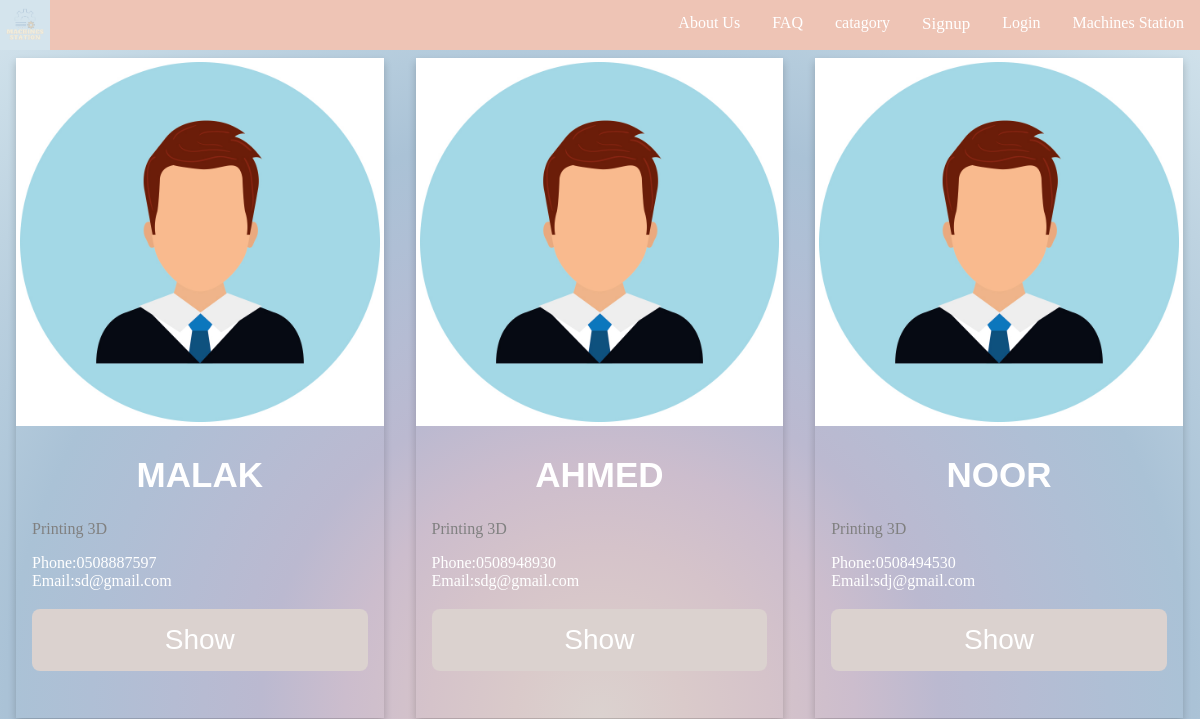
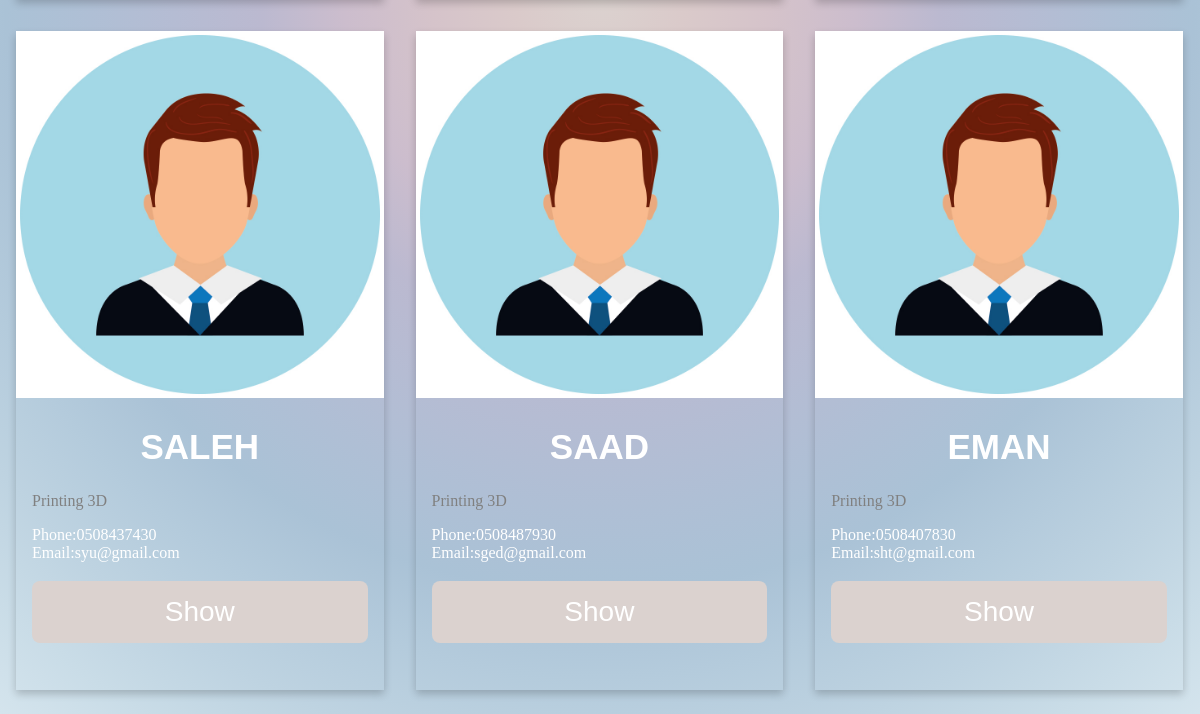
The page /service2.php on the database as committed earlier (2 pictures, top to bottom).
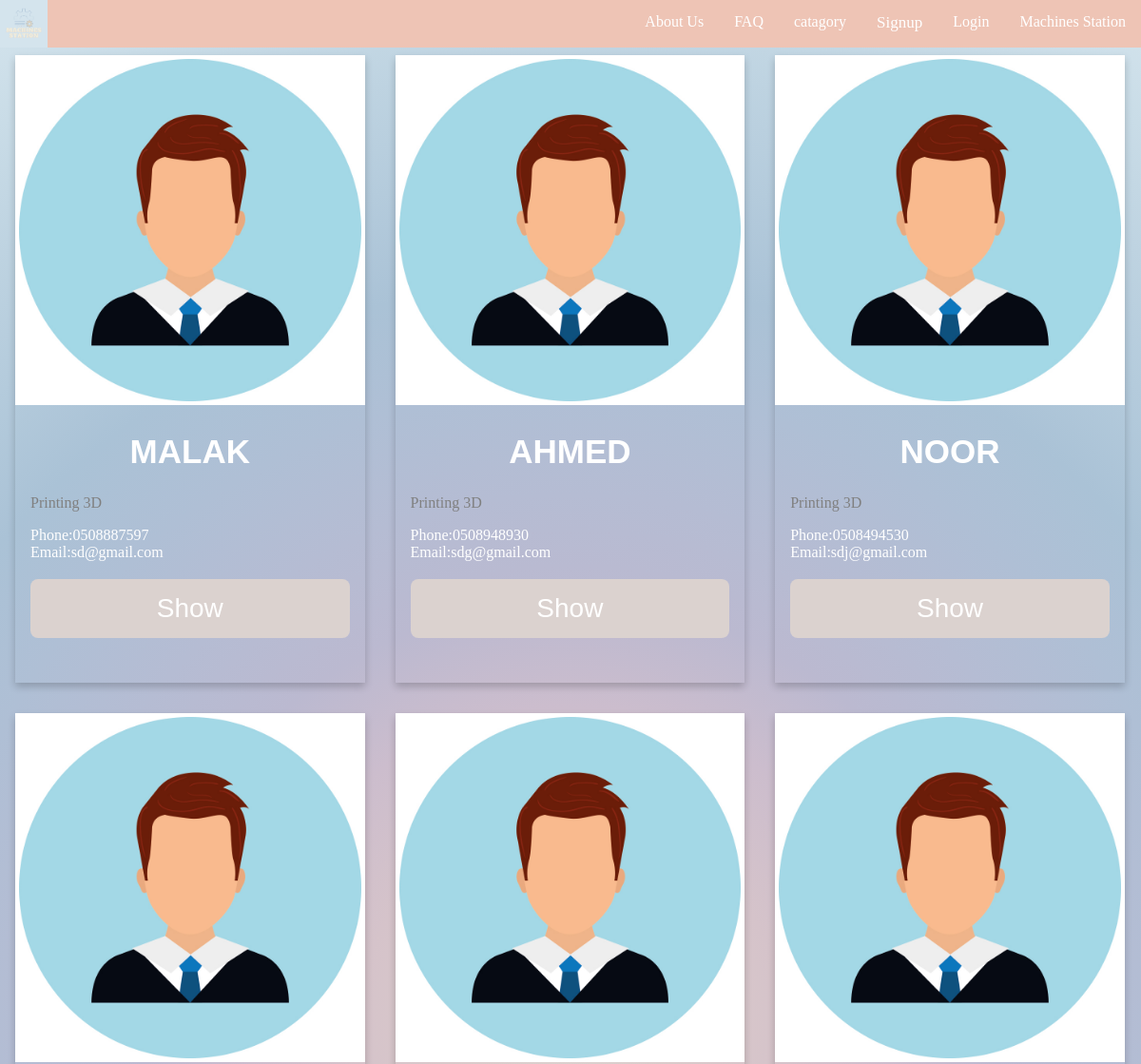
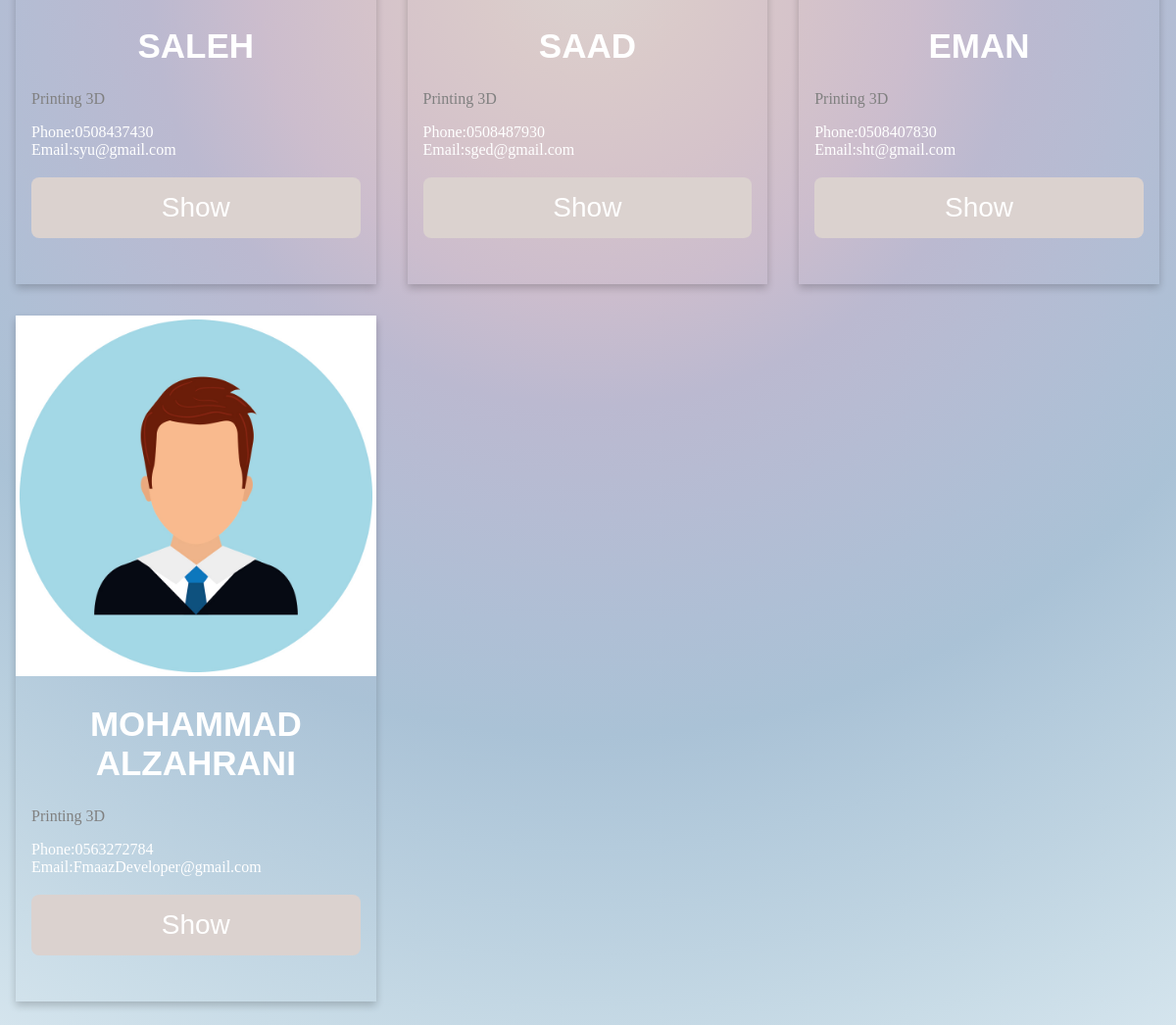
The same page on the database as committed later (2 pictures, top to bottom).
### tables this page shows
CREATE TABLE IF NOT EXISTS `provider_form` (
  `id` int NOT NULL AUTO_INCREMENT,
  `name` varchar(255) NOT NULL,
  `email` varchar(255) NOT NULL,
  `phone` varchar(255) NOT NULL,
  `city` varchar(255) NOT NULL DEFAULT 'user',
  `password` varchar(255) NOT NULL,
  `gender` varchar(255) NOT NULL DEFAULT 'user',
  PRIMARY KEY (`id`)
);

### service2.php (the view, shortened to what this page needs)
<html>
<head>
    <link rel="stylesheet" href="css/Aboutus.css">
    <link rel="stylesheet" href="css/style2.css">
    <?php require_once 'connect.php'; ?>
</head>
<body>
    <nav class="nav">
        <div class="nav-header">
    <div class="nav-links">
       <ul>
        <form action="connect.php" method="post">
        <a><img src="img/Machinestation.png" class="logo" href="index2.html"></a>
        <li><a href="index2.html" class="split">Machines Station</a></li>
        <li><a href="login.php">Login</a></li>
        <li><div class="dropdown">
            <button class="dropbtn">Signup
            </button>
          </li>
        <li><a href="catagory.html">catagory</a></li>
        <li><a href="FAQ.html">FAQ</a></li>
        <li><a href="About us.html">About Us</a></li>
        </form>
        </ul>
    </div>
</nav>
<?php
    $select = mysqli_query($conn, "SELECT * FROM provider_form");
    while($row = mysqli_fetch_assoc($select)){
?>
<div class="row">
    <div class="column">
      <div class="card">
        <img src="img/userman.jpg" alt="Jane" style="width:100%">
        <div class="container">
          <h2><?php echo $row['name']; ?></h2>
          <p class="title">Printing 3D</p>
          <p>Phone:<?php echo $row['phone']; ?>
            <br>
            Email:<?php echo $row['email']; ?>
          </p>
          <br>
          <form method="POST" action="rent.php">
          <p><button class="button" name="provider" value="<?php echo $row['id']; ?>">Show</button></p>
          </form>
      </div>
    </div>
</div>
<?php
};
?>
  </body>
  </html>

### css/Aboutus.css (style rules this page uses)
body { margin: 0; }
html { box-sizing: border-box; }
*, *:before, *:after { box-sizing: inherit; }
.column { float: left; width: 33.3%; margin-bottom: 16px; padding: 0 8px; }
.card { box-shadow: 0 4px 8px 0 rgba(0, 0, 0, 0.2); margin: 8px; }
.container { padding: 0 16px; }
.container::after, .row::after { content: ""; clear: both; display: table; }
.title { color: grey; }
.button { border: none; outline: 0; display: inline-block; padding: 8px; color: white; background-color: #000; text-align: center; cursor: pointer; width: 100%; }

### css/style2.css (style rules this page uses)
body { height: 100vh; position: relative; background-image: radial-gradient(circle, #dbd2cf, #dacaca, #d5c3ca, #ccbdcd, #bbb9d0, #b5bcd3, #afbfd5, #aac2d6, #b4cbdc, #bed3e1, #c9dce7, #d4e4ed); color: white; }
.nav { height: 50px; width: 100%; background-color: #eec4b5; position: relative; }
.logo { position: absolute; width: 50px; height: 50px; margin-right:auto ; }
.button { background-color: #DBD2CF; border: none; color: white; padding: 15px 32px; text-align: center; text-decoration: none; display: inline-block; align-items: center; font-size: 16px; border-radius: 8px; font-size: 28px; transition-duration: 0.4s; margin: 0; top: 50%; transform: translateY(-50%); transform: translateY(-50%); }
ul { list-style-type: none; margin: 0; padding: 0; overflow: hidden; background-color: #eec4b5; }
li { float: right; }
li a { display: block; color: white; text-align: center; padding: 14px 16px; text-decoration: none; }
.dropdown { float: left; overflow: hidden; }
.dropdown .dropbtn { font-size: 17px; border: none; outline: none; color: white; padding: 14px 16px; background-color: inherit; font-family: inherit; margin: 0; }
.container h2 { text-align: center; text-transform: uppercase; font-size: 35px; margin-bottom: 25px; font-family: 'Lucida Sans', 'Lucida Sans Regular', 'Lucida Grande', 'Lucida Sans Unicode', Geneva, Verdana, sans-serif; }

Rows that differ between the two databases and show on the page:
added provider_form: name "MOHAMMAD ALZAHRANI", phone "0563272784", email "FmaazDeveloper@gmail.com", $row['id'] 7 (drawn)
